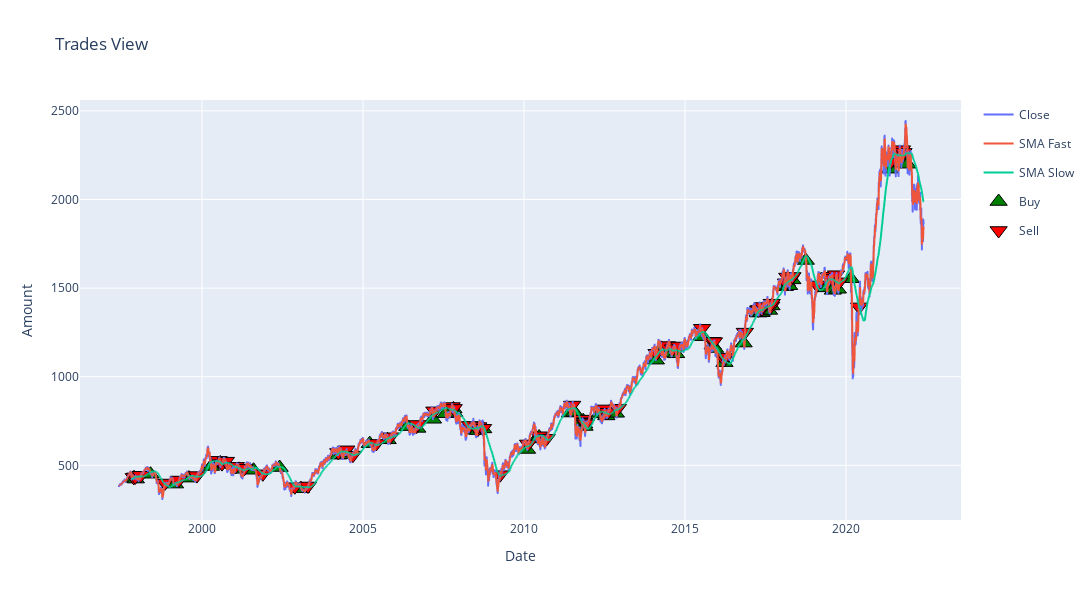

The notebook cell saved with this chart:
### Code cell
plot_trades(dmac_signals_df, 'RUSSELL 2000')
